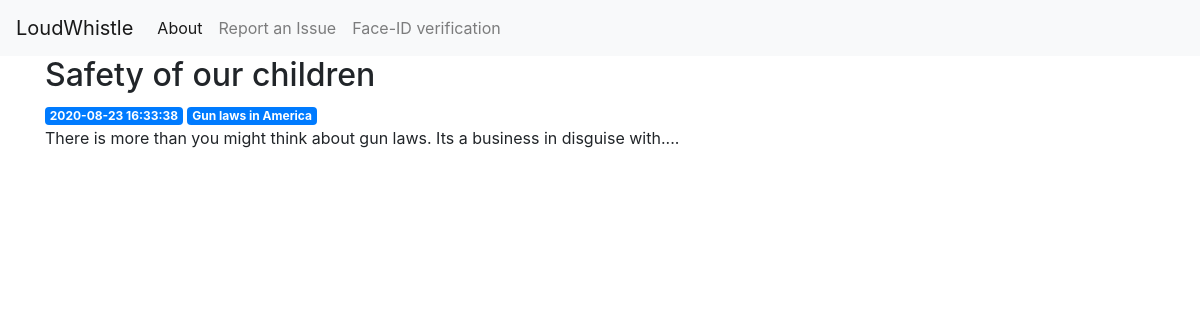
/4, run on the app's committed database.
### tables this page shows
CREATE TABLE posts (
    id INTEGER PRIMARY KEY AUTOINCREMENT,
    created TIMESTAMP NOT NULL DEFAULT CURRENT_TIMESTAMP,
    title TEXT NOT NULL,
    category TEXT NOT NULL,
    content TEXT NOT NULL
    
);

### display/app.py (the view)
@app.route('/<int:post_id>')
def post(post_id):
    post = get_post(post_id)
    return render_template('post.html', post=post)

### display/app.py (called while the page is built)
def get_db_connection():
    conn = sqlite3.connect('database.db')
    conn.row_factory = sqlite3.Row
    return conn

def get_post(post_id):
    conn = get_db_connection()
    post = conn.execute('SELECT * FROM posts WHERE id = ?',
                        (post_id,)).fetchone()
    conn.close()
    if post is None:
        abort(404)
    return post

### display/templates/post.html
{% extends 'base.html' %}
{% block content %}
<body>
    <h2>{% block title %} {{ post['title'] }} {% endblock %}</h2>
    <span class="badge badge-primary">{{ post['created'] }}</span>
    <span class="badge badge-primary">{{ post['category'] }}</span>
    <p>{{ post['content'] }}</p>
    </body>
{% endblock %}

### data on the page
posts: title "Safety of our children", created "2020-08-23 16:33:38", category "Gun laws in America", content "There is more than you might think about gun laws. Its a business in disguise with...."
